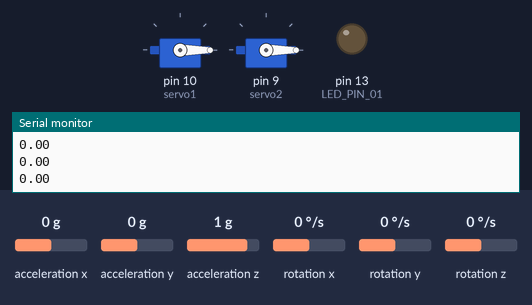
Simulated run of this sketch. Board: Arduino Uno, built with avr-gcc and run on an emulated ATmega328P. Parts: 2 × servo, output pins drawn as LEDs (lit = HIGH), the last lines printed to the serial monitor. The test bench sets the inputs (shaded band); at power-on: acceleration y 0 g, acceleration x 0 g, acceleration z 1 g, rotation x 0 °/s, rotation y 0 °/s, rotation z 0 °/s.

Above: at 1.2 s.
1.3 s: acceleration y set to 0.8 g
At 2.1 s:
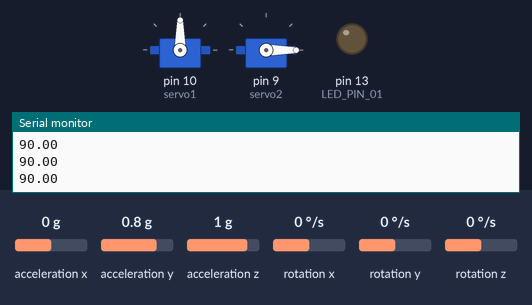
2.8 s: acceleration x set to 0.8 g
At 3.7 s:
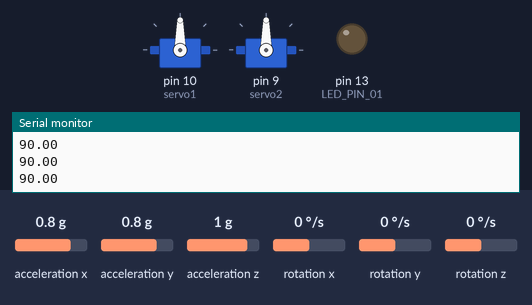
4.3 s: acceleration y set to -1.4 g
At 4.6 s:
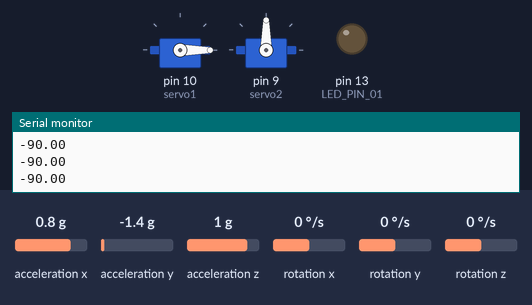
5.8 s: acceleration y set to 0.1 g
At 7.0 s:
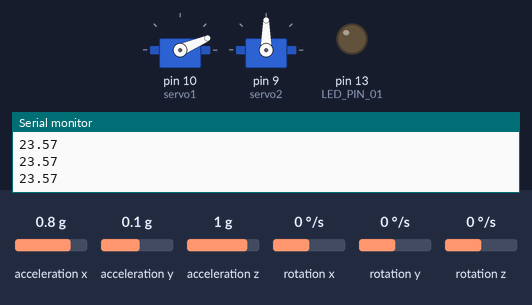
7.3 s: acceleration x set to -1.4 g
At 8.5 s:
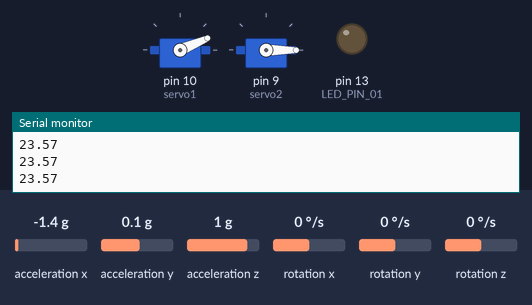
8.8 s: acceleration x set to 0.1 g
At 10.0 s:
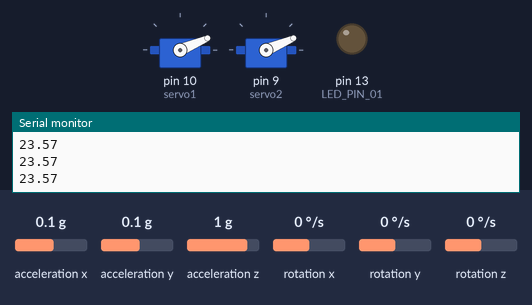
Timing chart, 0 to 11.3 s (numbered marks = the images above; inputs shaded):
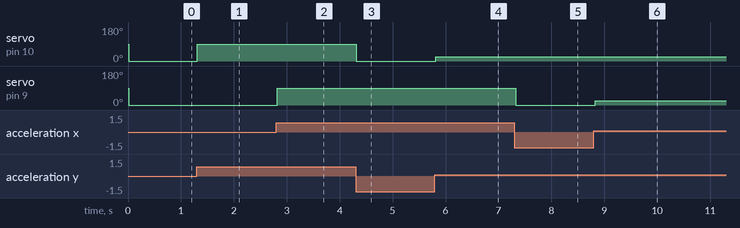

Measured:
- after the input at 1.3 s, servo on pin 10 (servo1): 0° → 90° at once
- after the input at 2.8 s, servo on pin 9 (servo2): 0° → 90° at once
- after the input at 4.3 s, servo on pin 10 (servo1): 90° → 0° at once
- after the input at 5.8 s, servo on pin 10 (servo1): 0° → 23° at once
- after the input at 7.3 s, servo on pin 9 (servo2): 90° → 0° at once
- after the input at 8.8 s, servo on pin 9 (servo2): 0° → 23° at once

The sketch:

sketch_accelerometr.ino
```cpp
#include "I2Cdev.h"
#include "MPU6050.h"
#include <Servo.h>

#define TO_DEG 57.29577951308232087679815481410517033f
#define T_OUT 20
#define LED_PIN_01 13

MPU6050 accel;
Servo servo1;
Servo servo2;

float angle_ax,angle_ay, angle_az;
long int t_next;

float clamp(float v, float minv, float maxv){ // Пределы
    if( v>maxv )
        return maxv;
    else if( v<minv )
        return minv;
    return v;
}

void setup() {
    Serial.begin(9600);
    accel.initialize(); // первичная настройка датчика
    pinMode (LED_PIN_01, OUTPUT);
    servo1.attach(10);
    servo2.attach(9);
}

void loop() {
  int i = 1;
    long int t = millis(); // Миллисек.
    if( t_next < t ){
        int16_t ax_raw, ay_raw, az_raw, gx_raw, gy_raw, gz_raw;
        float ay,ax,az,gx,gy,gz;

        t_next = t + T_OUT;
        accel.getMotion6(&ax_raw, &ay_raw, &az_raw, &gx_raw, &gy_raw, &gz_raw);// считывает движения

        // сырые данные акселерометра нужно преобразовать в единицы гравитации
        // при базовых настройках 1G = 4096
        ax = ax_raw / 4096.0;
        ay = ay_raw / 4096.0;
        az = az_raw / 4096.0;
        // на случай, если на акселерометр действуют посторонние силы, которые могут
        // увеличить ускорение датчика свыше 1G, установим границы от -1G до +1G
        ax = clamp(ax, -1.0, 1.0);
        ay = clamp(ay, -1.0, 1.0);
        az = clamp(az, -1.0, 1.0);

        // функция acos возвращает угол в радианах, так что преобразуем
        // его в градусы при помощи коэффициента TO_DEG
        if( ax >= 0){
            angle_ay = 90 - TO_DEG*acos(ax);
        } else {
            angle_ay = TO_DEG*acos(-ax) - 90;
        }

        if( ay >= 0){
            angle_ax = 90 - TO_DEG*acos(ay);
        } else {
            angle_ax = TO_DEG*acos(-ay) - 90;
        }

        if( az >= 0){
            angle_az = TO_DEG*acos(az);
        } else {
            angle_az = TO_DEG*acos(-az)*-1;
        }

        Serial.println(angle_ax); // вывод в порт угла поворота вокруг оси X

         /* if(angle_ax>= -45 && angle_ax<=45){
            digitalWrite (LED_PIN_01, LOW); // выключить светодиод
          }else{
            digitalWrite (LED_PIN_01, HIGH); // выключить светодиод
          }*/

          //for(i = 1; i > 0; i++){
            servo1.write(angle_ax);
            delay(10);
            servo2.write(angle_ay);
            delay(10);
            /*if(i == 180){
              for(i = 180; i <= 180; i--){
                servo.write(i);
                delay(10);
              }
            }
          }*/
    }
}
```
